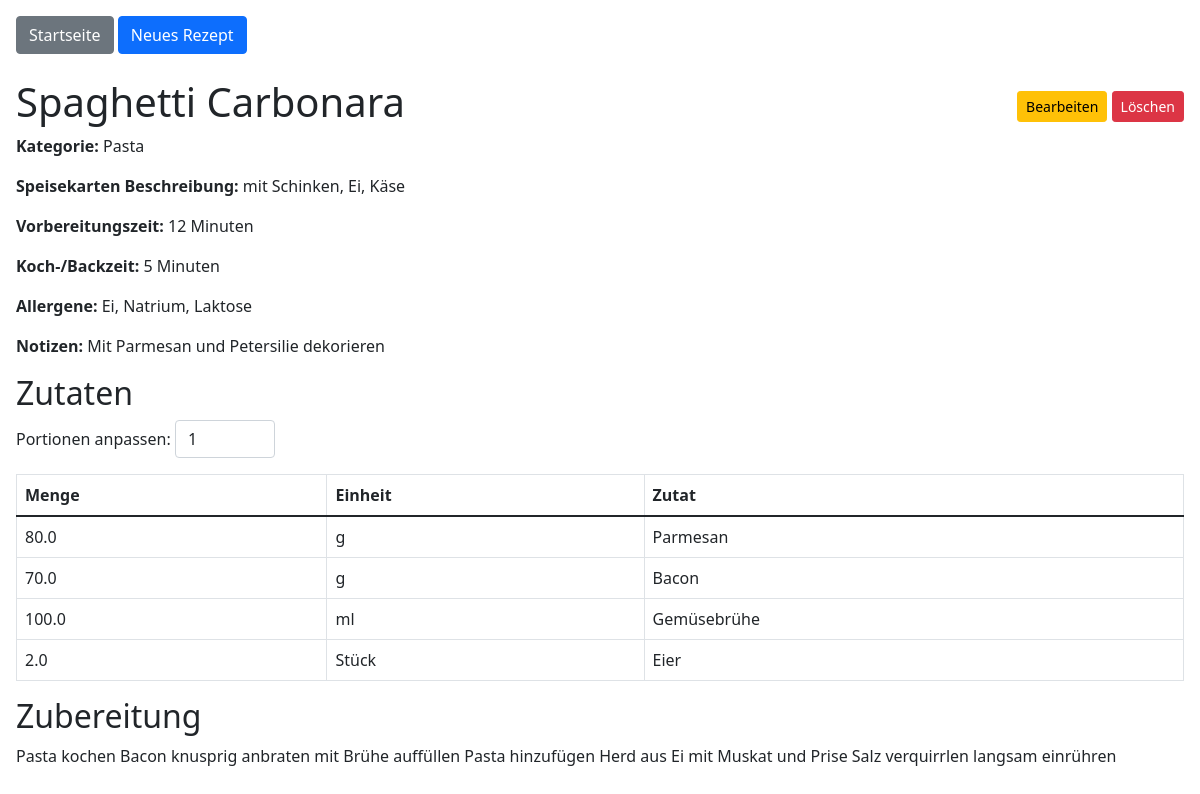
The app's page /recipe/1, older data.
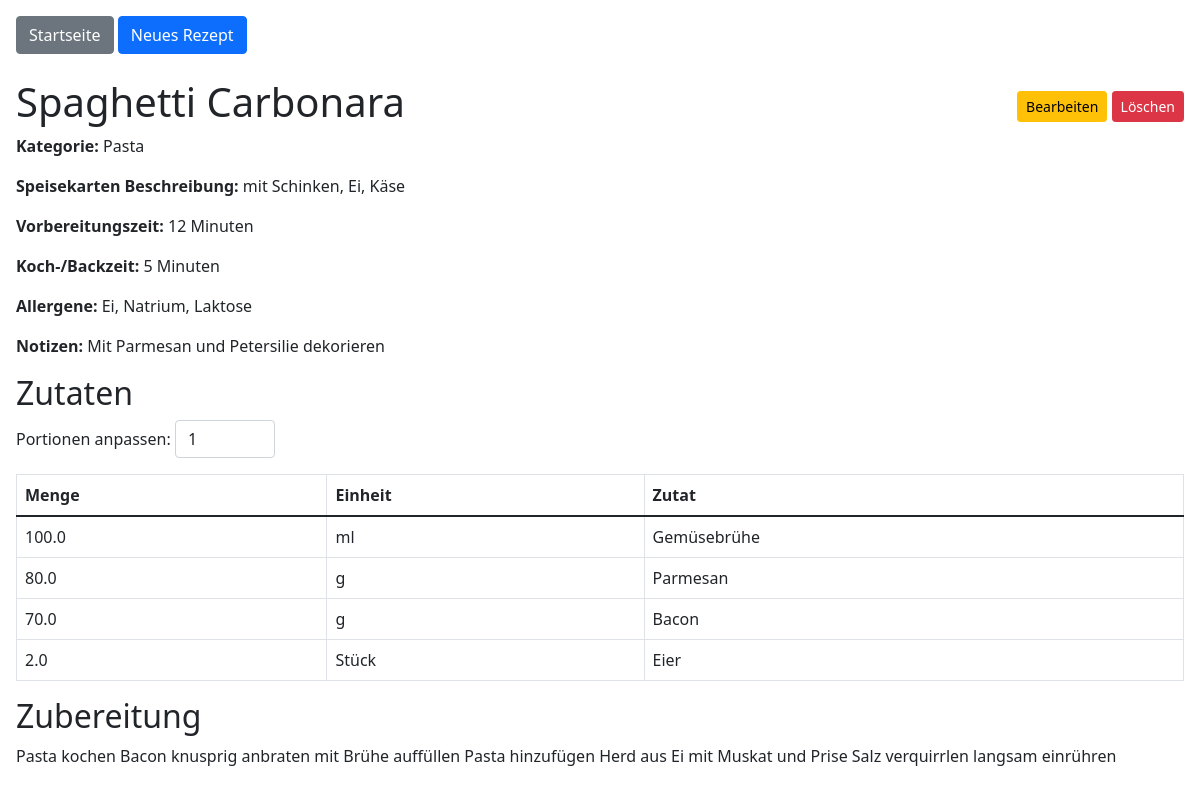
The same page, newer data.
### tables this page shows
CREATE TABLE ingredients (
    id INTEGER PRIMARY KEY AUTOINCREMENT,
    recipe_id INTEGER,
    quantity REAL,
    unit TEXT,
    ingredient_name TEXT,
    display_order INTEGER,
    FOREIGN KEY(recipe_id) REFERENCES recipes(id)
);

### app.py (the view)
@app.route('/recipe/<int:recipe_id>')
def show_recipe(recipe_id):
    conn = get_db_connection()
    recipe = conn.execute('SELECT * FROM recipes WHERE id = ?', (recipe_id,)).fetchone()
    if recipe is None:
        conn.close()
        return "Rezept nicht gefunden", 404
    ingredients = conn.execute('SELECT * FROM ingredients WHERE recipe_id = ? ORDER BY display_order', (recipe_id,)).fetchall()
    conn.close()
    return render_template('recipe_detail.html', recipe=recipe, ingredients=ingredients)

### app.py (called while the page is built)
def get_db_connection():
    conn = sqlite3.connect('database.db')
    conn.row_factory = sqlite3.Row
    return conn

### templates/recipe_detail.html (shortened to what this page needs)
{% extends "layout.html" %}
{% block content %}
<div class="d-flex justify-content-between align-items-center">
    <h1>{{ recipe.name }}</h1>
    <div>
        <a href="{{ url_for('edit_recipe', recipe_id=recipe.id) }}" class="btn btn-sm btn-warning">Bearbeiten</a>
        <form action="{{ url_for('delete_recipe', recipe_id=recipe.id) }}" method="post" style="display: inline;">
            <button type="submit" class="btn btn-sm btn-danger" onclick="return confirm('Rezept wirklich löschen?');">Löschen</button>
        </form>
    </div>
</div>
<p><strong>Kategorie:</strong> {{ recipe.category }}</p>
<p><strong>Speisekarten Beschreibung:</strong>
{% if recipe.menu_description %}
    {{ recipe.menu_description }}
{% else %}
     -
{% endif %}
</p>
<p><strong>Vorbereitungszeit:</strong> {{ recipe.preparation_time }} Minuten</p>
<p><strong>Koch-/Backzeit:</strong> {{ recipe.cooking_time }} Minuten</p>
<p>
    {% if recipe.allergens %}
        <strong>Allergene:</strong> {{ recipe.allergens }}
    {% else %}
        <strong>Allergene:</strong> Keine Angabe
    {% endif %}
</p>
<p><strong>Notizen:</strong> {{ recipe.notes }}</p>
<h2>Zutaten</h2>
<div class="mb-3">
    <label for="portions">Portionen anpassen:</label>
    <input type="number" id="portions" value="1" min="1" class="form-control" style="width:100px;display:inline-block;">
</div>
<table class="table table-bordered" id="ingredients-table">
    <thead>
        <tr>
            <th>Menge</th>
            <th>Einheit</th>
            <th>Zutat</th>
        </tr>
    </thead>
    <tbody>
    {% for ingr in ingredients %}
        <tr>
            <td class="quantity-cell">{{ ingr.quantity }}</td>
            <td>{{ ingr.unit }}</td>
            <td>{{ ingr.ingredient_name }}</td>
        </tr>
    {% endfor %}
    </tbody>
</table>
<h2>Zubereitung</h2>
<p>{{ recipe.instructions }}</p>
{% endblock %}

Row changes from the older to the newer data that the page shows:
changed ingredients "ml": moves up the list
